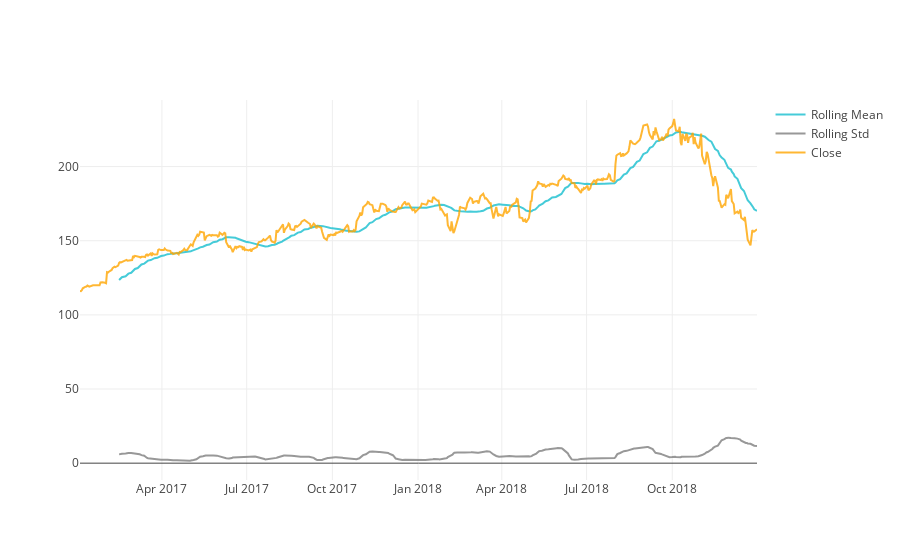

Notebook code for this chart:
### Code cell
Timeseries.test_stationarity(aapl,'Date','Close',30)

### Figure 1 — Plotly figure (JSON) as saved in the notebook; plotly's stock layout.template omitted (floating-point values rounded to 4 significant figures; data arrays with more than 128 entries replaced by an {"elided": "..."} marker saying what was removed)
{"data": [{"line": {"color": "#17BECF"}, "name": "Rolling Mean", "opacity": 0.8, "type": "scatter", "uid": "10572ba5-24eb-4ee8-bad2-9ed823d2b7ae", "x": {"elided": "502 str values"}, "y": {"elided": "502 float values"}}, {"line": {"color": "#7F7F7F"}, "name": "Rolling Std", "opacity": 0.8, "type": "scatter", "uid": "24ac2367-caaf-46b0-b71d-8deeca94ff1b", "x": {"elided": "502 str values"}, "y": {"elided": "502 float values"}}, {"line": {"color": "#FFA500"}, "name": "Close", "opacity": 0.8, "type": "scatter", "uid": "f3d4c686-4e28-4fe7-84cc-2b3b5b763012", "x": {"elided": "502 str values"}, "y": {"elided": "502 float values"}}], "layout": {}}
